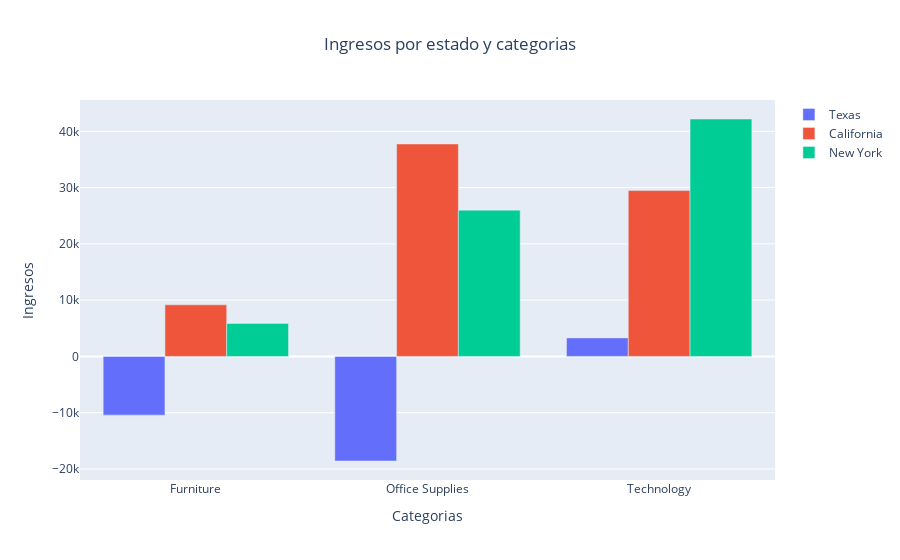

Source (notebook cell):
### Code cell
texas=df[df['State']=='Texas'].groupby('Category', as_index=False)['Profit'].sum()
california=df[df['State']=='California'].groupby('Category', as_index=False)['Profit'].sum()
new_york=df[df['State']=='New York'].groupby('Category', as_index=False)['Profit'].sum()

#Texas
trace1=dict(x=texas['Category'],
            y=texas['Profit'],
            type='bar',
            name='Texas')

#California
trace2=dict(x=california['Category'],
            y=california['Profit'],
            type='bar',
            name='California')

#NewYork
trace3=dict(x=new_york['Category'],
            y=new_york['Profit'],
            type='bar',
            name='New York')


data=[trace1,trace2,trace3]
layout=dict(#barmode='stack',
            title=dict(text='Ingresos por estado y categorias',x=0.5),
            xaxis=dict(title='Categorias'),
            yaxis=dict(title='Ingresos'))

fig=go.Figure(data=data, layout=layout)

iplot(fig)

### Figure 1 — Plotly figure (JSON) as saved in the notebook; plotly's stock layout.template omitted (floating-point values rounded to 4 significant figures)
{"data": [{"name": "Texas", "type": "bar", "x": ["Furniture", "Office Supplies", "Technology"], "y": [-10440.0, -18580.0, 3291.0]}, {"name": "California", "type": "bar", "x": ["Furniture", "Office Supplies", "Technology"], "y": [9163.0, 37750.0, 29470.0]}, {"name": "New York", "type": "bar", "x": ["Furniture", "Office Supplies", "Technology"], "y": [5858.0, 25990.0, 42190.0]}], "layout": {"title": {"text": "Ingresos por estado y categorias", "x": 0.5}, "xaxis": {"title": {"text": "Categorias"}}, "yaxis": {"title": {"text": "Ingresos"}}}}
